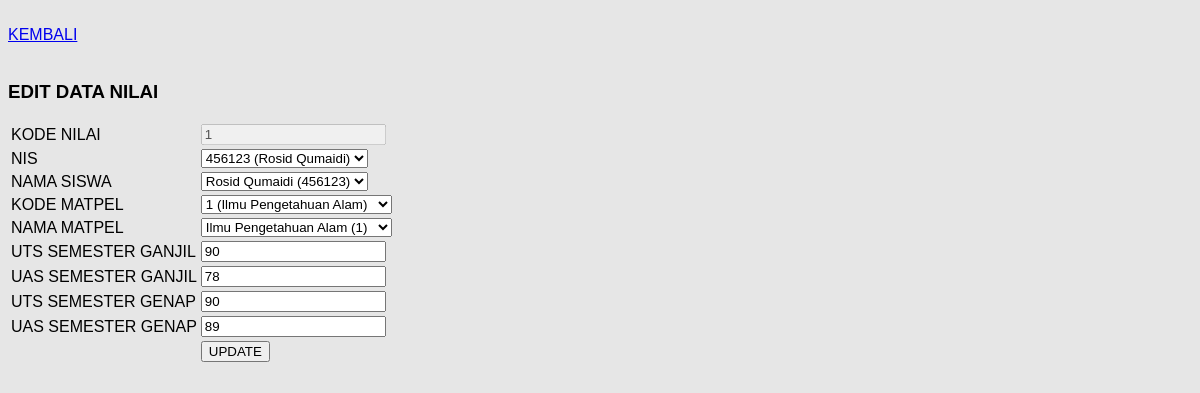
The page /view/nilai/edit.php?kd_nilai=1 (signed in) on the database its author committed.
### tables this page shows
CREATE TABLE `nilai` (
  `kd_nilai` int(11) NOT NULL,
  `nis` int(11) NOT NULL,
  `nm_siswa` varchar(255) NOT NULL,
  `kd_matpel` int(11) NOT NULL,
  `nm_matpel` varchar(255) NOT NULL,
  `uts_sem_ganjil` int(11) NOT NULL,
  `uas_sem_ganjil` int(11) NOT NULL,
  `uts_sem_genap` int(11) NOT NULL,
  `uas_sem_genap` int(11) NOT NULL
);

CREATE TABLE `siswa` (
  `nis` int(11) NOT NULL,
  `nm_siswa` varchar(255) NOT NULL,
  `tmp_lahir` varchar(255) NOT NULL,
  `tgl_lahir` date NOT NULL,
  `jkel` varchar(255) NOT NULL,
  `alamat` text NOT NULL,
  `telp` varchar(255) NOT NULL,
  `nm_wali` varchar(255) NOT NULL,
  `kd_kelas` int(11) NOT NULL,
  `username` varchar(255) NOT NULL,
  `password` varchar(255) NOT NULL
);

CREATE TABLE `matpel` (
  `kd_matpel` int(11) NOT NULL,
  `nm_matpel` varchar(255) NOT NULL
);

### view/nilai/edit.php (the view, shortened to what this page needs)
<!DOCTYPE html>
<html>
<head>
    <link rel="stylesheet" href="../../assets/css/style.css">
</head>
<body>
	<br/>
	<a href="index.php">KEMBALI</a>
	<br/>
	<br/>
	<h3>EDIT DATA NILAI</h3>
	<?php
		include '../../config/koneksi.php';
		$kd_nilai = $_GET['kd_nilai'];
		$data = mysqli_query($koneksi,"SELECT * FROM nilai WHERE kd_nilai='$kd_nilai'");
		while($d = mysqli_fetch_array($data))
		{
	?>
		<form method="post" action="edit_aksi.php" enctype="multipart/form-data">
			<table>
				<tr>
					<td>KODE NILAI</td>
					<td>
						<input type="number" disabled value="<?php echo $d['kd_nilai']; ?>">
					</td>
				</tr>
				<tr>
					<td>NIS</td>
					<td>
						<select name="nis">
							<?php
								$sqlKat = mysqli_query($koneksi,"SELECT * FROM siswa");
								$dataKat = mysqli_fetch_all($sqlKat, MYSQLI_ASSOC);
								foreach($dataKat as $r):
							?>
								<option value="<?php echo $r['nis']; ?>" <?= $r['nis'] == $d['nis'] ? "selected" : "" ?>>
									<?php echo $r['nis']; ?> (<?php echo $r['nm_siswa']; ?>)
								</option>
							<?php endforeach; ?>
						</select>
					</td>
				</tr>
				<tr>
					<td>NAMA SISWA</td>
					<td>
						<select name="nm_siswa">
							<?php
								$sqlKat = mysqli_query($koneksi,"SELECT * FROM siswa");
								$dataKat = mysqli_fetch_all($sqlKat, MYSQLI_ASSOC);
								foreach($dataKat as $r):
							?>
								<option value="<?php echo $r['nm_siswa']; ?>" <?= $r['nm_siswa'] == $d['nm_siswa'] ? "selected" : "" ?>>
									<?php echo $r['nm_siswa']; ?> (<?php echo $r['nis']; ?>)
								</option>
							<?php endforeach; ?>
						</select>
					</td>
				</tr>
				<tr>
					<td>KODE MATPEL</td>
					<td>
						<select name="kd_matpel">
							<?php
								$sqlKat = mysqli_query($koneksi,"SELECT * FROM matpel");
								$dataKat = mysqli_fetch_all($sqlKat, MYSQLI_ASSOC);
								foreach($dataKat as $r):
							?>
								<option value="<?php echo $r['kd_matpel']; ?>" <?= $r['kd_matpel'] == $d['kd_matpel'] ? "selected" : "" ?>>
									<?php echo $r['kd_matpel']; ?> (<?php echo $r['nm_matpel']; ?>)
								</option>
							<?php endforeach; ?>
						</select>
					</td>
				</tr>
				<tr>
					<td>NAMA MATPEL</td>
					<td>
						<select name="nm_matpel">
							<?php
								$sqlKat = mysqli_query($koneksi,"SELECT * FROM matpel");
								$dataKat = mysqli_fetch_all($sqlKat, MYSQLI_ASSOC);
								foreach($dataKat as $r):
							?>
								<option value="<?php echo $r['nm_matpel']; ?>" <?= $r['nm_matpel'] == $d['nm_matpel'] ? "selected" : "" ?>>
									<?php echo $r['nm_matpel']; ?> (<?php echo $r['kd_matpel']; ?>)
								</option>
							<?php endforeach; ?>
						</select>
					</td>
				</tr>
				<tr>
					<td>UTS SEMESTER GANJIL</td>
					<td><input type="number" name="uts_sem_ganjil" value="<?php echo $d['uts_sem_ganjil']; ?>"></td>
				</tr>
				<tr>
					<td>UAS SEMESTER GANJIL</td>
					<td><input type="number" name="uas_sem_ganjil" value="<?php echo $d['uas_sem_ganjil']; ?>"></td>
				</tr>
				<tr>
					<td>UTS SEMESTER GENAP</td>
					<td><input type="number" name="uts_sem_genap" value="<?php echo $d['uts_sem_genap']; ?>"></td>
				</tr>
				<tr>
					<td>UAS SEMESTER GENAP</td>
					<td><input type="number" name="uas_sem_genap" value="<?php echo $d['uas_sem_genap']; ?>"></td>
				</tr>
				<tr>
					<td></td>
					<td><input type="submit" value="UPDATE"></td>
				</tr>
			</table>
		</form>
	<?php } ?>
</body>
</html>

### assets/css/style.css (style rules this page uses)
body { background: #e6e6e6; font-family: Arial, Helvetica, sans-serif; }
form { background: #e6e6e6; }

### rows shown on the page
nilai: kd_nilai "1", nis "456123 (Rosid Qumaidi)", nm_siswa "Rosid Qumaidi (456123)", kd_matpel "1 (Ilmu Pengetahuan Alam)", nm_matpel "Ilmu Pengetahuan Alam (1)", uts_sem_ganjil "90", uas_sem_ganjil "78", uts_sem_genap "90", uas_sem_genap "89"
